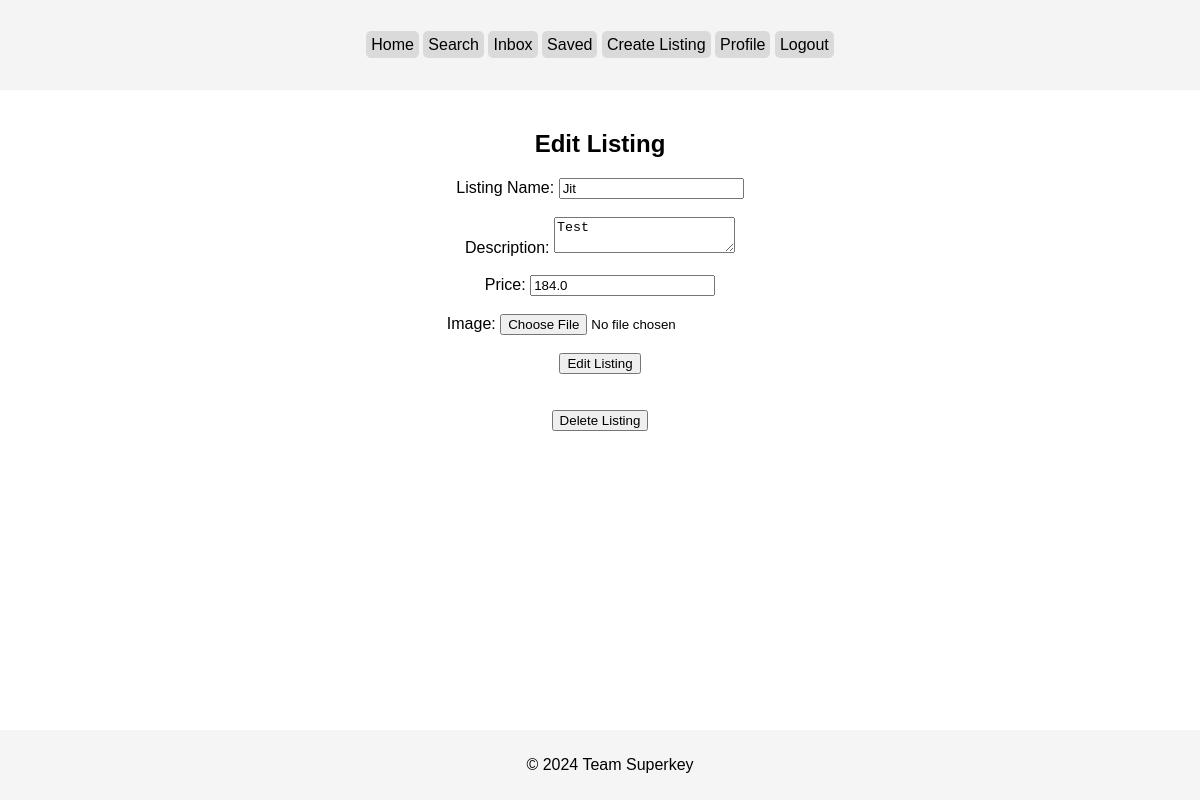
Screenshot of /listing/2/edit (signed in) with the database file from the repository.
### tables this page shows
CREATE TABLE listings (
            id INTEGER PRIMARY KEY AUTOINCREMENT,
            name TEXT NOT NULL,
            description TEXT,
            price REAL NOT NULL,
            image_path TEXT,
            dateposted TEXT NOT NULL,
            seller_id INTEGER NOT NULL,
            FOREIGN KEY (seller_id) REFERENCES users(id)
            
        );

### app.py (the view, shortened to what this page needs)
@app.route('/listing/<id>/edit', methods=['GET', 'POST'])
@login_required
def edit_listing(id):
    conn = get_db_connection()
    listing = conn.execute("SELECT * FROM listings WHERE id = :id", {'id': id}).fetchone()
    seller = conn.execute("SELECT * FROM users WHERE id = :id", {'id': listing['seller_id']}).fetchone()
    if current_user.id != seller['id']:
        return redirect(url_for('show_listing', id=id))
    conn.close()
    return render_template('edit_listing.html', listing=listing, sellerusername=seller.username)

### app.py (called while the page is built)
def get_db_connection():
    return db_session()

@login_manager.user_loader
def load_user(user_id):
    session = get_db_connection()
    user = session.execute('SELECT * FROM users WHERE id = :user_id', {'user_id': user_id}).fetchone()
    session.close()
    if user:
        return User(user['id'], user['username'])
    return None

@app.teardown_appcontext
def shutdown_session(exception=None):
    db_session.remove()

@app.context_processor
def unread_message_count():
    if current_user.is_authenticated:
        conn = get_db_connection()
        unread_count = conn.execute("""
            SELECT COUNT(*) AS unread_count
            FROM messages
            WHERE chat_id IN (
                SELECT chat_id
                FROM chats
                WHERE (buyer_id = :user_id OR seller_id = :user_id)
            ) AND read_status = "0" AND sender_id != :user_id
        """, {'user_id': current_user.id}).fetchone()
        conn.close()
        return (unread_count)
    return {'unread_count': 0}

### templates/edit_listing.html
{% extends 'base.html' %} {% block title %}Saved | HawkSwap{% endblock %} {%
block content %}
<h2>Edit Listing</h2>
<form action="/listing/{{ listing.id }}/edit" method="post">
  <label for="name">Listing Name:</label>
  <input
    type="text"
    id="name"
    name="name"
    value="{{ listing.name }}"
    required
  /><br /><br />
  <label for="description">Description:</label>
  <textarea id="description" name="description">
{{ listing.description }}</textarea
  ><br /><br />
  <label for="price">Price:</label>
  <input
    type="number"
    id="price"
    name="price"
    step="0.01"
    value="{{ listing.price }}"
    required
  /><br /><br />
  <label for="image">Image:</label>
  <input type="file" name="image" id="image" /> <br /><br />
  <input type="submit" value="Edit Listing" />
</form>
<br /><br />
<form action="/listing/{{ listing.id }}/delete" method="post">
  <input type="submit" value="Delete Listing" />
</form>
{% endblock %}

### static/style.css (style rules this page uses)
body { font-family: Arial, sans-serif; font-size: 1rem; margin: 0; padding: 0; }

### rows the page displays
listings: name "Jit", description "Test", price "184.0"
